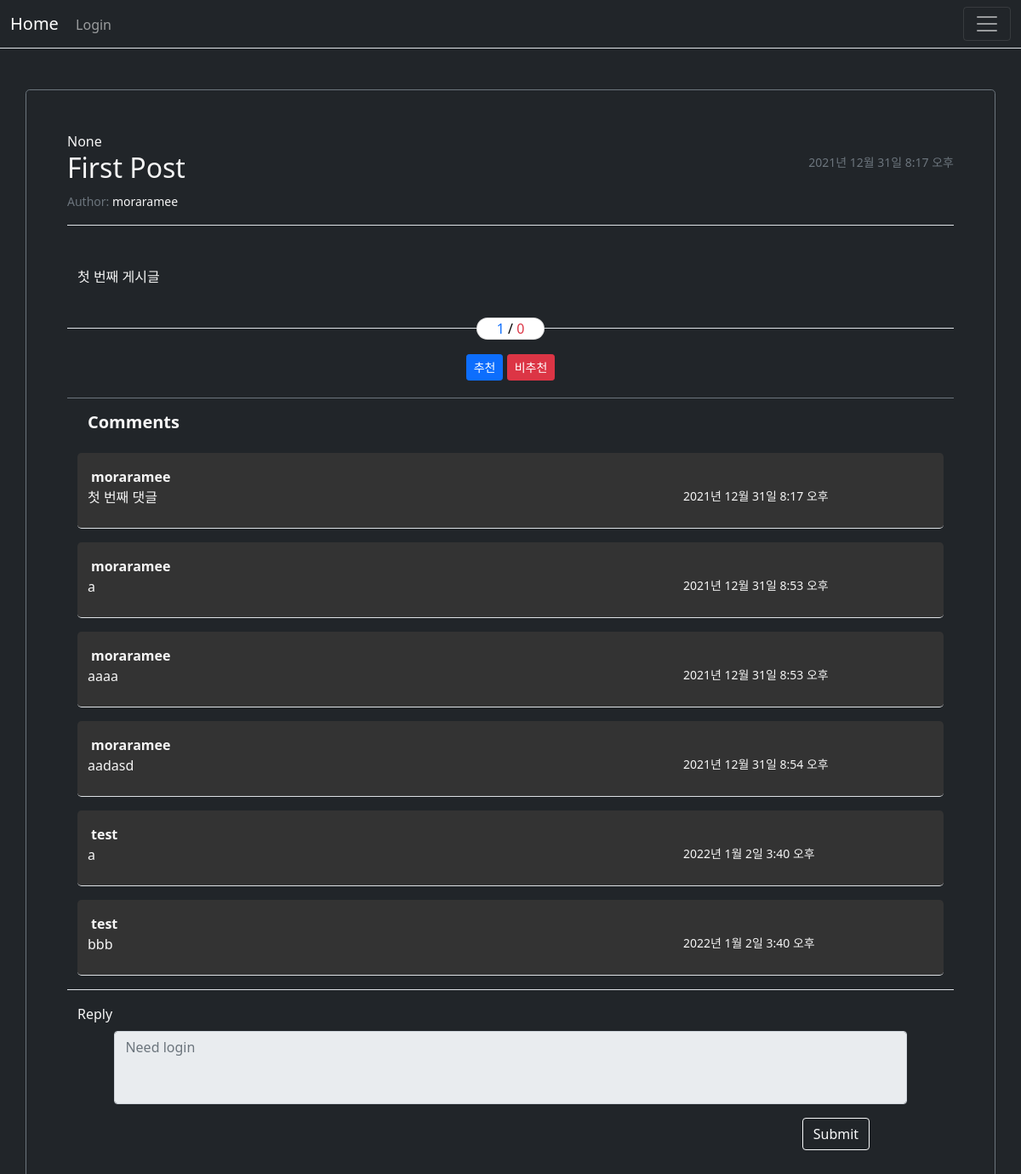
Page /board/post/1/ on the committed database.
### board/models.py (models this page shows, shortened)
class Post(models.Model):
    author = models.ForeignKey(User, on_delete=models.SET('Deleted:User'), related_name='author_post')
    subject = models.CharField(max_length=100)
    content = models.TextField()
    create_date = models.DateTimeField()
    modify_date = models.DateTimeField(null=True, blank=True)
    liked = models.ManyToManyField(User, related_name='liked_post')
    disliked = models.ManyToManyField(User, related_name='disliked_post')
    hits = models.PositiveIntegerField(default=0)
    @property
    def update_hits(self):
        self.hits += 1
        self.save()

class Comment(models.Model):
    post = models.ForeignKey(Post, on_delete=models.CASCADE)
    author = models.ForeignKey(User, on_delete=models.SET("Deleted:User"), related_name='author_comment')
    content = models.TextField()
    create_date = models.DateTimeField()
    modify_date = models.DateTimeField(null=True, blank=True)
    replied_to = models.ForeignKey('self', on_delete=models.SET("Deleted:Comment"), null=True)
    liked = models.ManyToManyField(User, related_name='liked_comment')
    disliked = models.ManyToManyField(User, related_name='disliked_comment')

### board/views/base_views.py (the view)
def detail(request, post_id):
    post = get_object_or_404(Post, pk=post_id)
    context = {'post': post}
    return render(request, 'board/post_detail.html', context)

### templates/board/post_detail.html (shortened to what this page needs)
{%extends 'base.html'%}
{%block content%}
<div class="container border border-secondary rounded-3 container-fluid mt-5 p-5">
    {% include "board/post_form.html" %}
    {% include "board/comment_form.html" %}
    {% include "board/reply_form.html" %}
</div>
{% endblock %}

### templates/board/post_form.html (shortened to what this page needs)
{{ post.update_hits }}
<div class="row">
    <div class="col">
        <h1 class="h2">{{post.subject}}</h1>
    </div>
    <div class="col text-muted text-end">
        <small>{{post.create_date}}</small>
    </div>
</div>
<span class="small text">
    <span class="text-muted">Author:</span>
    {{ post.author }}
</span>
<div class="container border-bottom border-top container-fluid py-5 mt-3 mx-auto">
    {{post.content}}
</div>
<div class="col-12 text-center justify-content-center border-bottom border-secondary pb-3">
    <div class="card start-50 translate-middle text-black" style="width: 5rem; border-radius: 1rem;">
        <span>
            <span class="text-primary">{{post.liked.count}}</span> / <span class="text-danger">{{post.disliked.count}}</span>
        </span>
    </div>
    <span>
        <a href="#" data-uri="{% url 'board:post_like' post.id %}"
        class="like btn btn-sm btn-primary btn-block my-1">추천</a>
        <a href="#" data-uri="{% url 'board:post_dislike' post.id %}"
        class="dislike btn btn-sm btn-danger btn-block my-1">비추천</a>
    </span>
</div>

### templates/board/comment_form.html (shortened to what this page needs)
<div class="container container-fluid pt-3 px-4">
    <h5 class="text pb-3">
        <strong>Comments</strong>
    </h5>
    {% if post.comment_set.count %}
        {%for comment in post.comment_set.all%}
        <dl class="row rounded-3 border-bottom py-3" style="background: #333333;">
            <div class="col row position-relative">
                <dt class="ms-1">
                    {{ comment.author }}
                </dt>
                <dd class="col-sm text-wrap text-break">
                    {{ comment.content }}
                </dd>
                <dd class="small col-sm-3">
                    {{ comment.create_date }}
                </dd>
            </div>
            <div class="col-1 text-end pe-3">
            </div>
        </dl>
    {%endfor%}
    {% else %}
        <div class="container-flud text-center pb-3">
            No Comment.
        </div>
    {% endif %}
</div>

### static/style.css (style rules this page uses)
body { color: whitesmoke; }

### rows in the picture
Post: update_hits "None", subject "First Post", create_date "2021년 12월 31일 8:17 오후", author "moraramee", content "첫 번째 게시글", liked.count "1", disliked.count "0"
Comment: author "moraramee", content "첫 번째 댓글", create_date "2021년 12월 31일 8:17 오후"
Comment: author "moraramee", content "a", create_date "2021년 12월 31일 8:53 오후"
Comment: author "moraramee", content "aaaa", create_date "2021년 12월 31일 8:53 오후"
Comment: author "moraramee", content "aadasd", create_date "2021년 12월 31일 8:54 오후"
Comment: author "test", content "a", create_date "2022년 1월 2일 3:40 오후"
Comment: author "test", content "bbb", create_date "2022년 1월 2일 3:40 오후"
